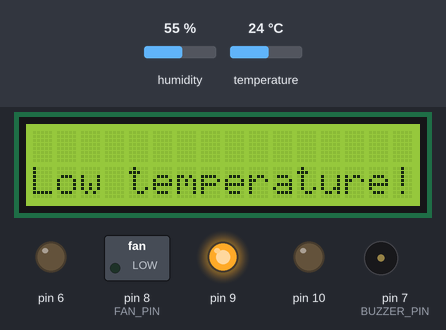
This sketch was run on a simulated Arduino Uno, built with avr-gcc and run on an emulated ATmega328P. On the bench: 16×2 character LCD, switched loads named in the sketch (green lamp = pin HIGH), output pins drawn as LEDs (lit = HIGH), buzzer (waves = sounding). The test bench sets the inputs (shaded band); at power-on: temperature 24 °C, humidity 55 %. Storage starts empty.

Above: at 2.2 s.
2.3 s: temperature set to 25.4 °C
At 5.7 s:
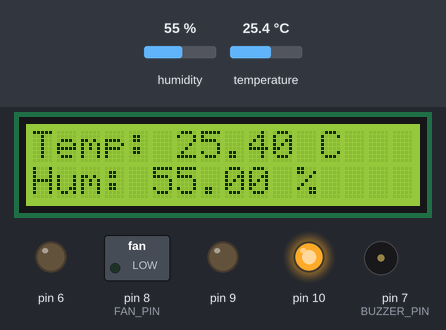
6.4 s: temperature set to 26.7 °C
At 7.3 s:
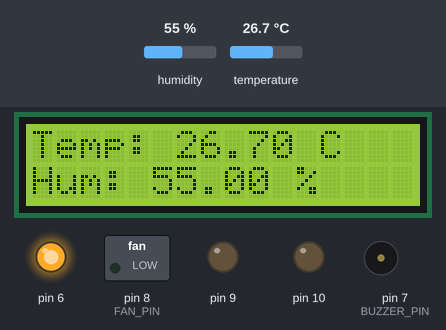
9.4 s: temperature set to 27.5 °C
At 13.1 s:
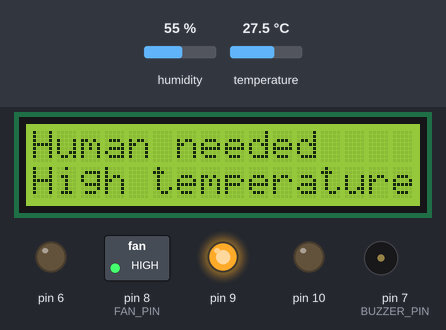
13.7 s: temperature set to 12 °C
At 15.8 s:
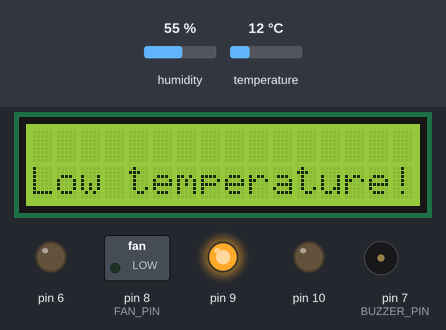
16.7 s: humidity set to 22 %
23.1 s: temperature set to 26 °C
At 26.2 s:
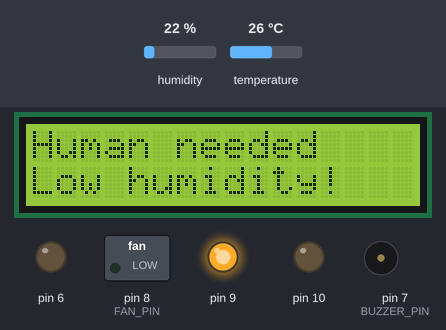
Timing chart, 0 to 27.7 s (numbered marks = the images above; inputs shaded):
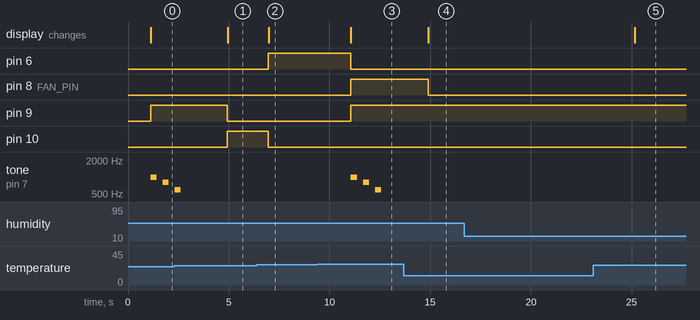

Measured:
- the behaviour switches between 24.9 and 25 °C on temperature (found by bisection; images 0 and 1)
- the behaviour switches between 25.9 and 26 °C on temperature (found by bisection; images 1 and 2)
- the behaviour switches between 27 and 27.1 °C on temperature (found by bisection; images 2 and 3)
- after the input at 2.3 s, pin 9: HIGH → LOW after 2.6 s; pin 10: LOW → HIGH after 2.6 s; the display: changes after 2.7 s (image 1)
- after the input at 6.4 s, pin 6: LOW → HIGH after 0.56 s; pin 10: HIGH → LOW after 0.56 s; the display: changes after 0.59 s (image 2)
- after the input at 9.4 s, pin 6: HIGH → LOW after 1.7 s; pin 8 (FAN_PIN), pin 9: LOW → HIGH after 1.7 s; tone on pin 7 (BUZZER_PIN): plays 1000 Hz for 0.30 s, 800 Hz for 0.30 s, 600 Hz for 0.30 s, starting after 1.7 s; the display: changes after 1.7 s (image 3)
- after the input at 13.7 s, pin 8 (FAN_PIN): HIGH → LOW after 1.2 s; the display: changes after 1.2 s (image 4)
- after the input at 23.1 s, the display: changes after 2.1 s (image 5)

The sketch:

incubator.ino
```cpp
#include <DHT.h>
#include <Wire.h>
#include <LiquidCrystal_I2C.h>
#include <SD.h>
#include <avr/io.h>

// DHT setup
#define DHTPIN 2
#define DHTTYPE DHT22
DHT dht(DHTPIN, DHTTYPE);

// Buzzer & Fan pins
#define BUZZER_PIN 7 // PD7
#define FAN_PIN 8    // PB0

// SD card
#define SD_CS 4

// LCD I2C
LiquidCrystal_I2C lcd(0x27, 16, 2);

// Flags
int flag_temp = 0;
int flag_hum = 0;
int last_led_state = -1;

unsigned long lastLogTime = 0;
const unsigned long LOG_INTERVAL = 1 * 60 * 1000UL;

void setup() {
  Serial.begin(9600);
  dht.begin();

  // Set pin directions using symbolic bit names
  DDRB |= (1 << PB1); // D9 - RED LED
  DDRB |= (1 << PB2); // D10 - YELLOW LED
  DDRD |= (1 << PD6); // D6 - GREEN LED
  DDRB |= (1 << PB0); // D8 - FAN
  DDRD |= (1 << PD7); // D7 - BUZZER

  // Initial state: FAN OFF
  PORTB &= ~(1 << PB0);

  lcd.init();
  lcd.backlight();

  if (!SD.begin(SD_CS)) {
    lcd.clear();
    lcd.setCursor(0, 0);
    lcd.print("SD Init Failed!");
  } else {
    lcd.clear();
    lcd.setCursor(0, 0);
    lcd.print("SD Ready");
    delay(1000);
  }
}

void loop() {
  float temp = dht.readTemperature();
  float hum = dht.readHumidity();
  String message = "";

  // Humidity evaluation
  if (hum < 35) {
    flag_hum = 2;
    message = "Low humidity!";
    lcd.clear();
    lcdMessage("Human needed", "Low humidity!");
  } else if (hum >= 35 && hum < 45) {
    flag_hum = 1;
  } else if (hum >= 45 && hum <= 65) {
    flag_hum = 0;
  } else if (hum > 65) {
    flag_hum = 2;
    message = "High humidity!";
    lcd.clear();
    lcdMessage("Human needed", "High humidity!");
  }

  // Temperature evaluation
  if (temp < 25) {
    flag_temp = 2;
    message = "Low temperature!";
    lcd.clear();
    lcdMessage("", "Low temperature!");
    PORTB &= ~(1 << PB0); // FAN OFF
  } else if (temp >= 25 && temp < 26) {
    flag_temp = 1;
    PORTB &= ~(1 << PB0); // FAN OFF
  } else if (temp >= 26 && temp <= 27) {
    flag_temp = 0;
    PORTB &= ~(1 << PB0); // FAN OFF
  } else if (temp > 27) {
    flag_temp = 2;
    message = "High temperature!";
    lcd.clear();
    lcdMessage("Human needed", "High temperature!");
    PORTB |= (1 << PB0); // FAN ON
  }

  // Determine LED state
  int led_state;
  if (flag_temp == 2 || flag_hum == 2) {
    led_state = 2; // red
  } else if (flag_temp == 1 || flag_hum == 1) {
    led_state = 1; // yellow
  } else {
    led_state = 0; // green
  }

  // Turn off all LEDs
  PORTD &= ~(1 << PD6); // GREEN OFF
  PORTB &= ~(1 << PB2); // YELLOW OFF
  PORTB &= ~(1 << PB1); // RED OFF

  // Activate corresponding LED
  if (led_state == 0) {
    PORTD |= (1 << PD6); // GREEN ON
  } else if (led_state == 1) {
    PORTB |= (1 << PB2); // YELLOW ON
  } else if (led_state == 2) {
    PORTB |= (1 << PB1); // RED ON
  }

  // Buzzer with tone
  if (led_state == 2 && last_led_state != 2) {
    for (int i = 0; i < 3; i++) {
      int freq = 1000 - (i * 200); // 1000 → 800 → 600 Hz
      tone(BUZZER_PIN, freq);
      delay(300);
      noTone(BUZZER_PIN);
      delay(300);
    }
  } else {
    noTone(BUZZER_PIN);
  }

  last_led_state = led_state;

  // SD Logging
  if (millis() - lastLogTime >= LOG_INTERVAL) {
    lastLogTime = millis();
    lcd.clear();
    lcd.setCursor(0, 0);
    lcd.print("Logging data...");

    File dataFile = SD.open("log.csv", FILE_WRITE);
    if (dataFile) {
      dataFile.print(millis() / 1000);
      dataFile.print(", ");
      dataFile.print(temp);
      dataFile.print(", ");
      dataFile.println(hum);
      dataFile.close();
    }

    delay(2000);
  }

  // LCD display
  if (led_state != 2) {
    lcd.clear();
    lcd.setCursor(0, 0);
    lcd.print("Temp: ");
    lcd.print(temp);
    lcd.print(" C");
    lcd.setCursor(0, 1);
    lcd.print("Hum: ");
    lcd.print(hum);
    lcd.print(" %  ");
  }

  delay(2000);
}

void lcdMessage(String line1, String line2) {
  lcd.clear();
  lcd.setCursor(0, 0);
  lcd.print(line1);
  lcd.setCursor(0, 1);
  lcd.print(line2);
}
```
